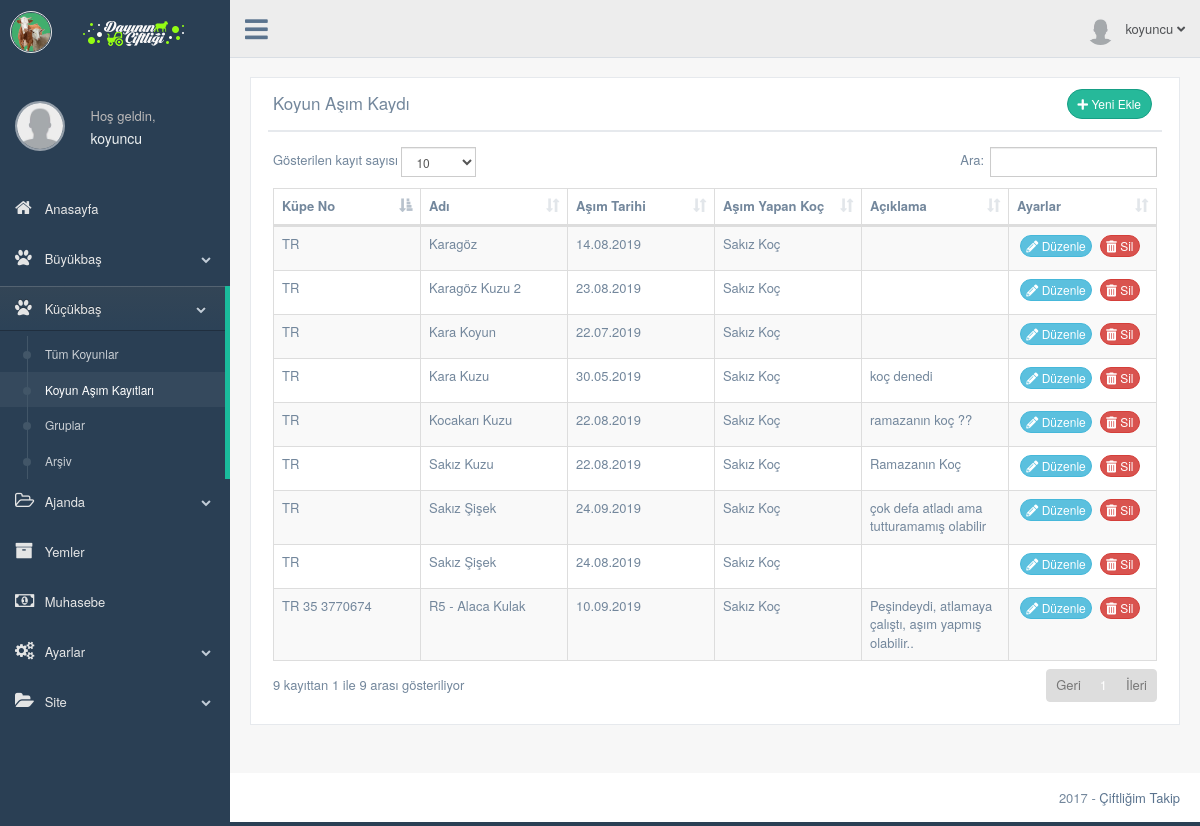
Page /production/koyun-tohum.php (signed in) on the committed database.
### tables this page shows
CREATE TABLE `kullanici` (
  `kullanici_id` int(11) NOT NULL,
  `kullanici_adi` varchar(50) NOT NULL,
  `kullanici_sifre` varchar(50) NOT NULL,
  `kullanici_adsoyad` varchar(50) NOT NULL DEFAULT 'Ad Soyad',
  `kullanici_eposta` varchar(50) NOT NULL,
  `kullanici_gorsel` varchar(250) NOT NULL DEFAULT 'images/kullanici/kullanici.png',
  `kullanici_kayittarihi` datetime NOT NULL,
  `kullanici_yetki` int(1) NOT NULL DEFAULT '2',
  `kullanici_durum` int(1) NOT NULL
);

CREATE TABLE `koyun_tohum` (
  `koyun_tohum_id` int(11) NOT NULL,
  `kullanici_id` int(11) NOT NULL,
  `koyun_id` int(11) NOT NULL,
  `koyun_asim_koc` int(11) DEFAULT NULL,
  `koyun_kayittarihi` datetime NOT NULL DEFAULT CURRENT_TIMESTAMP,
  `koyun_tohumtarihi` date DEFAULT NULL,
  `koyun_tohum_not` varchar(1000) DEFAULT 'Açıklama yok.'
);

CREATE TABLE `koyun` (
  `koyun_id` int(11) NOT NULL,
  `kullanici_id` int(11) NOT NULL,
  `koyun_kupeno` varchar(50) NOT NULL,
  `koyun_kupeno_isletme` varchar(20) DEFAULT NULL,
  `koyun_adi` varchar(25) DEFAULT NULL,
  `koyun_irk` int(2) DEFAULT NULL,
  `koyun_cinsiyet` int(1) DEFAULT NULL,
  `koyun_kayittarihi` datetime NOT NULL DEFAULT CURRENT_TIMESTAMP,
  `koyun_dogumtarihi` date DEFAULT NULL,
  `koyun_olumtarihi` date DEFAULT NULL,
  `koyun_alistarihi` date DEFAULT NULL,
  `koyun_satistarihi` date DEFAULT NULL,
  `koyun_alisfiyati` decimal(10,2) DEFAULT NULL,
  `koyun_satisfiyati` decimal(10,2) DEFAULT NULL,
  `koyun_rasyon` int(11) DEFAULT NULL,
  `koyun_bakim` int(11) DEFAULT NULL,
  `koyun_not` varchar(256) DEFAULT NULL,
  `ana_id` int(1) DEFAULT '0',
  `baba_id` int(1) DEFAULT '0',
  `koyun_durum` int(11) DEFAULT '1',
  `koyun_nitelik` int(2) DEFAULT '1',
  `koyun_padok` int(11) DEFAULT '1',
  `koyun_kardesdurumu` int(2) DEFAULT '1'
);

### production/koyun-tohum.php (the view, shortened to what this page needs)
<?php
    include 'header.php';
    $koyuntohumsorgu=$db->prepare("SELECT * FROM koyun_tohum WHERE kullanici_id=:id ORDER BY koyun_kayittarihi ASC");
    $koyuntohumsorgu->execute(array(
        'id' => $kullanici_id
        ));
    $koyunbilgisi=$db->prepare("SELECT * FROM koyun WHERE koyun_id=:id");
?>
        <div class="right_col" role="main">
          <div class="">
            <div class="page-title">
              <div class="title_left">
              </div>
            </div>
            <div class="clearfix"></div>
            <div class="row">
              <div class="col-md-12 col-sm-12 col-xs-12">
                <div class="x_panel">
                  <div class="x_title">
                    <h2>Koyun Aşım Kaydı</h2>
                    <div class=" text-right">
                      <a href="koyun-tohum-ekle.php" class="btn btn-round btn-success btn-sm"><i class="fa fa-plus" aria-hidden="true"></i> Yeni Ekle</a>
                    </div>
                  </div>
                  <div class="x_content">
                    <table id="datatable" class="table table-striped table-bordered">
                      <thead>
                        <tr>
                          <th class="">Küpe No</th>
                          <th class="">Adı</th>
                          <th class="">Aşım Tarihi</th>
                          <th class="">Aşım Yapan Koç</th>
                          <th class="">Açıklama</th>
                          <th class="">Ayarlar</th>
                        </tr>
                      </thead>
                      <tbody>
                      <?php while ($koyuntohumcek=$koyuntohumsorgu->fetch(PDO::FETCH_ASSOC)) { ?>
                        <tr>
                          <td class="col-md-2 col-sm-2 col-xs-12">
                            <?php
                                $koyunbilgisi->execute(array(
                                  'id' => $koyuntohumcek['koyun_id']
                                  ));
                                $koyunbilgisicek=$koyunbilgisi->fetch(PDO::FETCH_ASSOC);
                                echo $koyunbilgisicek['koyun_kupeno'];
                            ?>
                          </td>
                          <td class="col-md-2 col-sm-2 col-xs-12">
                            <?php
                                $koyunbilgisi->execute(array(
                                  'id' => $koyuntohumcek['koyun_id']
                                  ));
                                $koyunbilgisicek=$koyunbilgisi->fetch(PDO::FETCH_ASSOC);
                                echo $koyunbilgisicek['koyun_adi'];
                            ?>
                          </td>
                          <td class="col-md-2 col-sm-2">
                            <?php
                                echo date("d.m.Y", strtotime($koyuntohumcek["koyun_tohumtarihi"]));
                            ?>
                          </td>
                          <td class="col-md-2 col-sm-2 col-xs-12">
                          <?php
                            $koyunbilgisi->execute(array(
                              'id' => $koyuntohumcek['koyun_asim_koc']
                              ));
                              $koyunbilgisicek=$koyunbilgisi->fetch(PDO::FETCH_ASSOC);
                            echo $koyunbilgisicek['koyun_adi'];
                          ?>
                          </td>
                          <td class="col-md-2 col-sm-2 col-xs-12">
                            <?php
                                echo $koyuntohumcek['koyun_tohum_not'];
                            ?>
                          </td>
                          <td class="text-center">
                            <a href="koyun-tohum-duzenle.php?koyun_tohum_id=<?php echo $koyuntohumcek['koyun_tohum_id']; ?>" class="btn btn-round btn-info btn-xs"><i class="fa fa-pencil-alt" aria-hidden="true"></i> Düzenle</a>
                            <a href="../islem.php?koyuntohumsil=true&koyun_tohum_id=<?php echo $koyuntohumcek['koyun_tohum_id']; ?>" class="btn btn-round btn-danger btn-xs"><i class="fa fa-trash-alt" aria-hidden="true"></i> Sil</a>
                          </td>
                        </tr>
                       <?php } ?>
                      </tbody>
                    </table>
                  </div>
                </div>
              </div>
            </div>
          </div>
        </div>
        <?php include 'footer.php'; ?>

### production/header.php (shortened to what this page needs)
<?php
  include '../baglan.php';
  $kullanicisorgu=$db->prepare("SELECT * FROM kullanici WHERE kullanici_adi=:kullanici");
  $kullanicisorgu->execute(array(
        'kullanici' => $_SESSION['kullanici_adi']
      ));
  $kullanicicek=$kullanicisorgu->fetch(PDO::FETCH_ASSOC);
 ?>
<!DOCTYPE html>
<html lang="tr">
  <head>
    <link href="../vendors/bootstrap/dist/css/bootstrap.min.css" rel="stylesheet">
    <link href="../vendors/font-awesome/css/font-awesome.min.css" rel="stylesheet">
    <link rel="stylesheet" href="https://use.fontawesome.com/releases/v5.0.13/css/all.css">
    <link rel="stylesheet" href="css/style-print.css" media="print" type="text/css">
    <link href="../vendors/nprogress/nprogress.css" rel="stylesheet">
    <link href="../vendors/iCheck/skins/flat/green.css" rel="stylesheet">
    <link href="../vendors/malihu-custom-scrollbar-plugin/jquery.mCustomScrollbar.min.css" rel="stylesheet"/>
    <link href="../vendors/datatables.net-bs/css/dataTables.bootstrap.min.css" rel="stylesheet">
    <link href="../vendors/datatables.net-buttons-bs/css/buttons.bootstrap.min.css" rel="stylesheet">
    <link href="../vendors/datatables.net-fixedheader-bs/css/fixedHeader.bootstrap.min.css" rel="stylesheet">
    <link href="../vendors/datatables.net-responsive-bs/css/responsive.bootstrap.min.css" rel="stylesheet">
    <link href="../vendors/datatables.net-scroller-bs/css/scroller.bootstrap.min.css" rel="stylesheet">
    <link href="../build/css/custom.min.css" rel="stylesheet">
    <link href="../build/css/main.css" rel="stylesheet">
  </head>
  <body class="nav-md">
    <div class="container body">
      <div class="main_container">
        <div class="col-md-3 left_col menu_fixed">
          <div class="left_col scroll-view">
            <div class="navbar nav_title" style="border: 0;">
              <a href="index.html" class="site_title"><i class="fa"><img src="../images/eks-genel/eks-logo-ikon.png" width="40px" height="auto" alt=""></i> <span><img src="images/logo.png" style="margin-left:20px"alt=""></span></a>
            </div>
            <?php include 'sidebar.php'; ?>
        <div class="top_nav"  id="yazdirma">
          <div class="nav_menu">
            <nav class="">
              <div class="nav toggle">
                <a id="menu_toggle"><i class="fa fa-bars"></i></a>
              </div>
              <ul class="nav navbar-nav navbar-right">
                <li class="">
                  <a href="javascript:;" class="user-profile dropdown-toggle" data-toggle="dropdown" aria-expanded="false">
                    <img src="<?php echo $kullanicicek['kullanici_gorsel']; ?>" alt=""><?php echo $_SESSION['kullanici_adi'] ?>
                    <span class=" fa fa-angle-down"></span>
                  </a>
                </li>
              </ul>
            </nav>
          </div>
        </div>

### production/sidebar.php (shortened to what this page needs)
<br>
            <div class="profile clearfix">
              <div class="profile_pic text-center" style="margin-top: 25px; ">
                <a href="profil.php"><img src="<?php echo $kullanicicek['kullanici_gorsel']; ?>" alt="" style="width: 50px; height: 50px; max-width: 50px; max-height: 50px; -webkit-border-radius: 50%; -moz-border-radius: 50%; border-radius: 50%; border: 2px solid rgba(255,255,255,0.5);" ></a>
              </div>
              <div class="profile_info">
                <span>Hoş geldin,</span>
                <a href="profil.php"><h2><?php echo $_SESSION['kullanici_adi'] ?></h2></a>
              </div>
              <div class="clearfix"></div>
            </div>
            <br />
            <div id="sidebar-menu" class="main_menu_side hidden-print main_menu">
              <div class="menu_section">
                <ul class="nav side-menu">
                  <li><a href="index.php"><i class="fa fa-home"></i> Anasayfa </a>
                  </li>
                  <li><a><i class="fa fa-paw"></i> Büyükbaş <span class="fa fa-chevron-down"></span></a>
                  </li>
                  <li><a><i class="fa fa-paw"></i> Küçükbaş <span class="fa fa-chevron-down"></span></a>
                    <ul class="nav child_menu">
                      <li><a href="koyunlar.php">Tüm Koyunlar</a></li>
                      <li><a href="koyun-tohum.php">Koyun Aşım Kayıtları</a></li>
                      <li><a href="gruplar.php">Gruplar</a></li>
                      <li><a href="koyun-arsiv.php">Arşiv</a></li>
                    </ul>
                  </li>
                  <li><a><i class="fa fa-folder-open-o"></i> Ajanda <span class="fa fa-chevron-down"></span></a>
                  </li>
                  <li><a href="yem.php"><i class="fa fa-archive"></i> Yemler </a>
                  </li>
                  <li><a href="muhasebe.php"><i class="fa fa-money"></i> Muhasebe </a>
                  </li>
                  <li><a><i class="fa fa-cogs"></i> Ayarlar <span class="fa fa-chevron-down"></span></a>
                  </li>
                  <li><a><i class="fa fa-folder-open"></i> Site <span class="fa fa-chevron-down"></span></a>
                  </li>
                </ul>
              </div>
            </div>
          </div>
        </div>

### build/css/main.css (style rules this page uses)
.site_title i { border: 1px solid #EAEAEA; padding: 0px 0px !important; border-radius: 50% }

### rows in the picture
kullanici: kullanici_gorsel (placeholder picture)
koyun_tohum: koyun.koyun_kupeno "TR", koyun.koyun_adi "Karagöz", koyun_tohumtarihi "14.08.2019", koyun.koyun_adi "Sakız Koç"
koyun_tohum: koyun.koyun_kupeno "TR", koyun.koyun_adi "Karagöz Kuzu 2", koyun_tohumtarihi "23.08.2019", koyun.koyun_adi "Sakız Koç"
koyun_tohum: koyun.koyun_kupeno "TR", koyun.koyun_adi "Kara Koyun", koyun_tohumtarihi "22.07.2019", koyun.koyun_adi "Sakız Koç"
koyun_tohum: koyun.koyun_kupeno "TR", koyun.koyun_adi "Kara Kuzu", koyun_tohumtarihi "30.05.2019", koyun.koyun_adi "Sakız Koç", koyun_tohum_not "koç denedi"
koyun_tohum: koyun.koyun_kupeno "TR", koyun.koyun_adi "Kocakarı Kuzu", koyun_tohumtarihi "22.08.2019", koyun.koyun_adi "Sakız Koç", koyun_tohum_not "ramazanın koç ??"
koyun_tohum: koyun.koyun_kupeno "TR", koyun.koyun_adi "Sakız Kuzu", koyun_tohumtarihi "22.08.2019", koyun.koyun_adi "Sakız Koç", koyun_tohum_not "Ramazanın Koç"
koyun_tohum: koyun.koyun_kupeno "TR", koyun.koyun_adi "Sakız Şişek", koyun_tohumtarihi "24.09.2019", koyun.koyun_adi "Sakız Koç", koyun_tohum_not "çok defa atladı ama tutturamamış olabilir"
koyun_tohum: koyun.koyun_kupeno "TR 35 3770674", koyun.koyun_adi "R5 - Alaca Kulak", koyun_tohumtarihi "10.09.2019", koyun.koyun_adi "Sakız Koç", koyun_tohum_not "Peşindeydi, atlamaya çalıştı, aşım yapmış olabilir.."
koyun_tohum: koyun.koyun_kupeno "TR", koyun.koyun_adi "Sakız Şişek", koyun_tohumtarihi "24.08.2019", koyun.koyun_adi "Sakız Koç"

### other values in the picture
$_SESSION['kullanici_adi'] "koyuncu"
